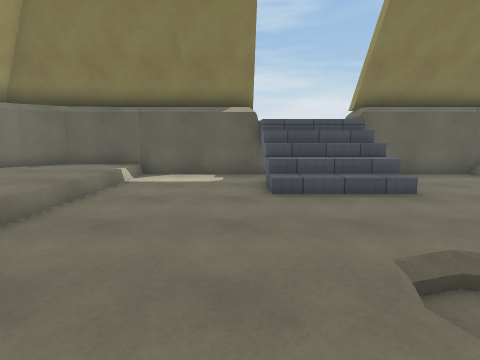
View 1 (above)

16 first-person views from a walk through a Unity game level. The camera is 1.3 m above the floor, tilts 8° down and sees 80° across. The floor is counted in squares, 1 m on a side. Each view is taken from the middle of a square. On the plan, view 1 faces up. The plan holds only what a view shows up to about 13 squares ahead; the rest is blank. The place goes on beyond the plan. Some animated figures are left out. Surface patterns are stand-ins for the level's own textures.

View 2
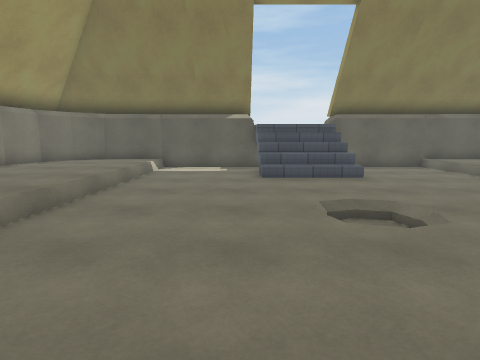

View 3
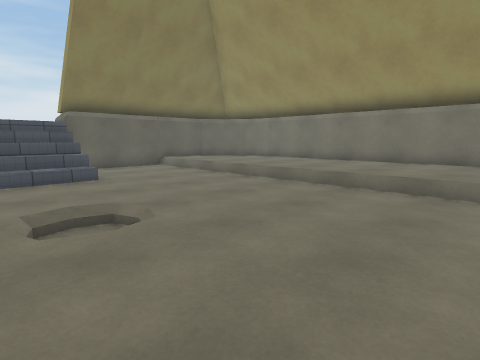

View 4
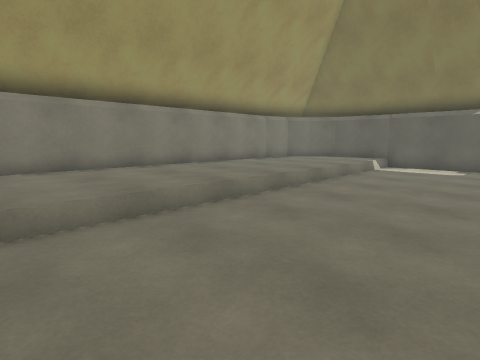

View 5
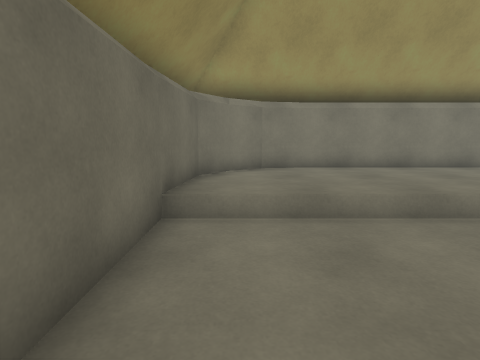

View 6
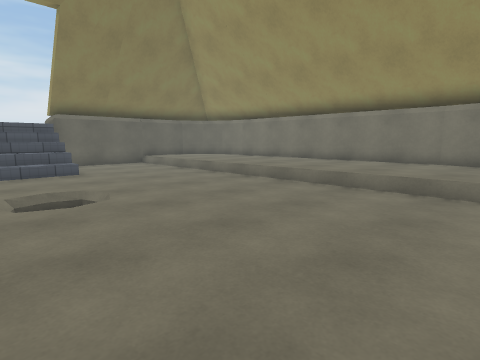

View 7
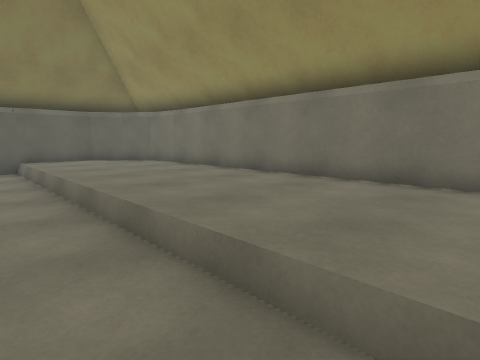

View 8
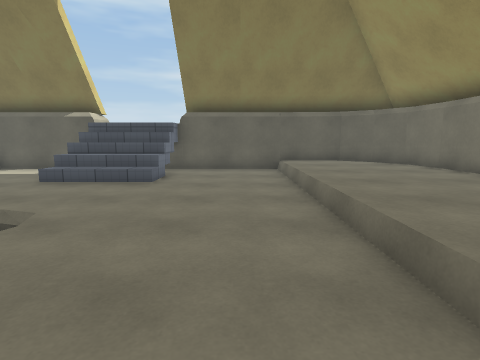

View 9
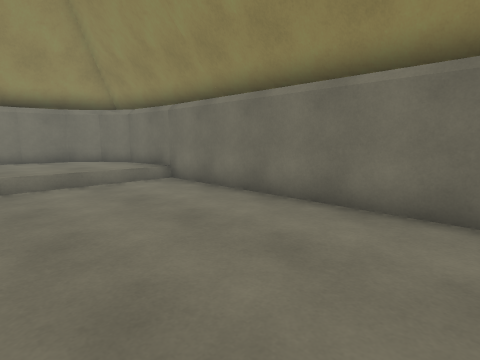

View 10
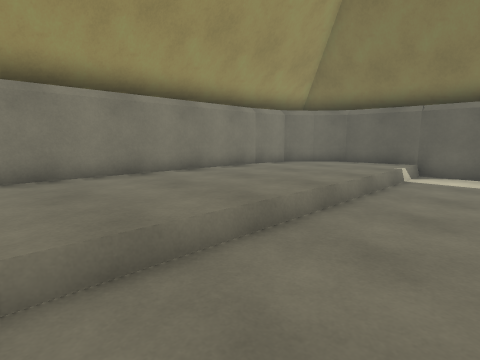

View 11
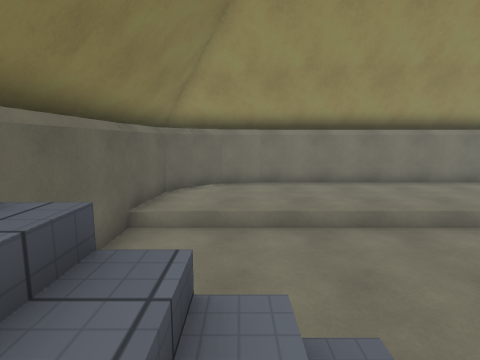

View 12
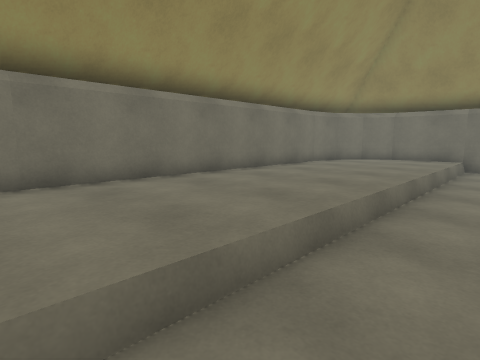

View 13
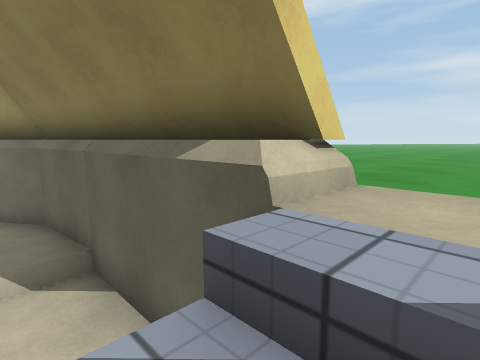

View 14
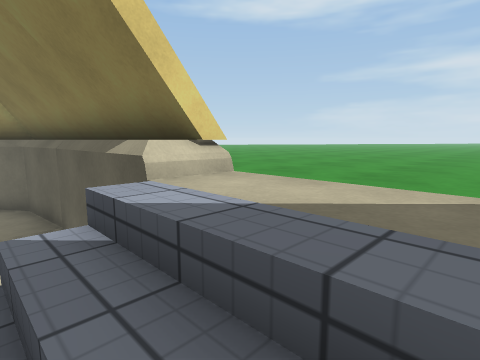

View 15
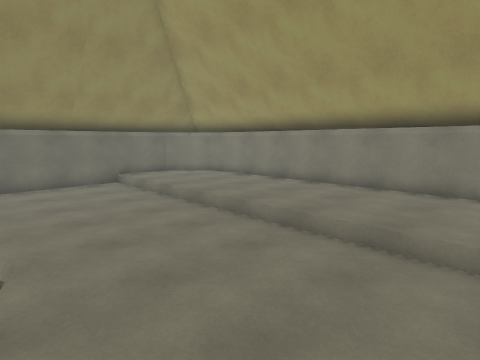

View 16
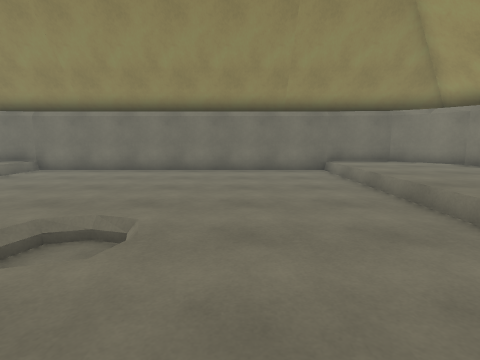

### Floor plan
Key: @ floor where view 1 was taken; # wall or solid block; x gap in a wall; . main floor; : floor 0.5 m higher than the main floor; - floor 0.5 m lower than the main floor; + floor 1.75 m higher than the main floor; * floor 2 m higher than the main floor; / step, stairs or slope; = window, fence, low wall or low ledge.
Columns run from 9 left of view 1 to 14 right of it. Each row starts with its distance up from view 1.
 24         ++++
 23        +++++
 22       +++++++
 21       +++++++
 20       +++++++
 19      ++++++++
 18      ++++++++
 17      ++++++++
 16       +++++++
 15        ++++++
 14         ++++++
 13          +++++
 12     ######////#   ##
 11 ###########**/##########
 10  ##:::....x///....::###
  9  #::::....////....::::=
  8  #::::....////....::::=
  7  #::::....////....::::##
  6  #::::............::::##
  5  #::::............::::##
  4  #::::............::::##
  3  #::::............::::##
  2  #::::.....--.....::::##
  1  #::::............::::##
  0  #::::...@........::::##
 -1  #::::............::::##
 -2  #::::............::::##
 -3  #::::............::::##
 -4  #::::............::::#
 -5  #::::............:::##
 -6  #####################

Positions as (right, up) in squares from view 1, and headings:
1: (0, 0), facing up
2: (0, -3), facing up
3: (1, -3), facing up-right
4: (1, -4), facing up-left
5: (1, -5), facing left
6: (1, -5), facing up-right
7: (7, -3), facing up-right
8: (7, -2), facing up
9: (0, -1), facing down-right
10: (-1, -1), facing up-left
11: (2, 8), facing right
12: (7, 8), facing down-right
13: (2, 9), facing up-left
14: (4, 9), facing up-left
15: (2, 8), facing down-left
16: (0, 6), facing down
